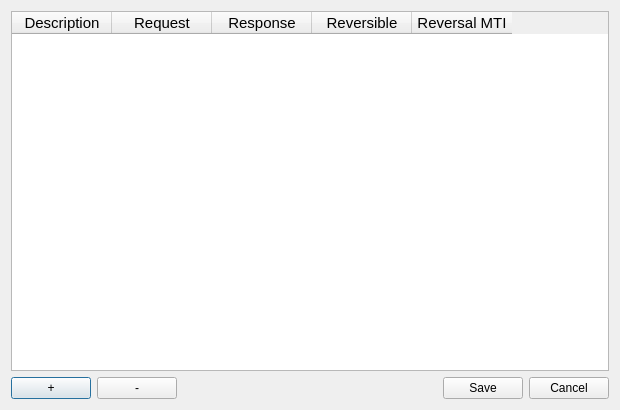
<?xml version="1.0" encoding="UTF-8"?>
<ui version="4.0">
 <class>MtiSpecWindow</class>
 <widget class="QDialog" name="MtiSpecWindow">
  <property name="windowModality">
   <enum>Qt::NonModal</enum>
  </property>
  <property name="geometry">
   <rect>
    <x>0</x>
    <y>0</y>
    <width>620</width>
    <height>410</height>
   </rect>
  </property>
  <property name="sizePolicy">
   <sizepolicy hsizetype="Fixed" vsizetype="Fixed">
    <horstretch>0</horstretch>
    <verstretch>0</verstretch>
   </sizepolicy>
  </property>
  <property name="minimumSize">
   <size>
    <width>620</width>
    <height>410</height>
   </size>
  </property>
  <property name="maximumSize">
   <size>
    <width>620</width>
    <height>410</height>
   </size>
  </property>
  <property name="windowTitle">
   <string>Message Type Indicator</string>
  </property>
  <property name="modal">
   <bool>false</bool>
  </property>
  <layout class="QVBoxLayout" name="verticalLayout">
   <item>
    <layout class="QGridLayout" name="gridLayout">
     <item row="0" column="0">
      <widget class="QTableWidget" name="MtiTable">
       <property name="font">
        <font>
         <family>Arial</family>
         <pointsize>11</pointsize>
        </font>
       </property>
       <property name="focusPolicy">
        <enum>Qt::NoFocus</enum>
       </property>
       <property name="autoFillBackground">
        <bool>false</bool>
       </property>
       <property name="gridStyle">
        <enum>Qt::SolidLine</enum>
       </property>
       <property name="cornerButtonEnabled">
        <bool>true</bool>
       </property>
       <attribute name="horizontalHeaderCascadingSectionResizes">
        <bool>true</bool>
       </attribute>
       <attribute name="horizontalHeaderHighlightSections">
        <bool>false</bool>
       </attribute>
       <attribute name="verticalHeaderVisible">
        <bool>true</bool>
       </attribute>
       <attribute name="verticalHeaderCascadingSectionResizes">
        <bool>true</bool>
       </attribute>
       <attribute name="verticalHeaderHighlightSections">
        <bool>false</bool>
       </attribute>
       <column>
        <property name="text">
         <string>Description</string>
        </property>
       </column>
       <column>
        <property name="text">
         <string>Request</string>
        </property>
       </column>
       <column>
        <property name="text">
         <string>Response</string>
        </property>
       </column>
       <column>
        <property name="text">
         <string>Reversible</string>
        </property>
       </column>
       <column>
        <property name="text">
         <string>Reversal MTI</string>
        </property>
       </column>
      </widget>
     </item>
    </layout>
   </item>
   <item>
    <layout class="QHBoxLayout" name="horizontalLayout">
     <item>
      <widget class="QPushButton" name="ButtonPlus">
       <property name="text">
        <string>+</string>
       </property>
      </widget>
     </item>
     <item>
      <widget class="QPushButton" name="ButtonMinus">
       <property name="text">
        <string>-</string>
       </property>
      </widget>
     </item>
     <item>
      <spacer name="horizontalSpacer">
       <property name="orientation">
        <enum>Qt::Horizontal</enum>
       </property>
       <property name="sizeHint" stdset="0">
        <size>
         <width>40</width>
         <height>20</height>
        </size>
       </property>
      </spacer>
     </item>
     <item>
      <widget class="QPushButton" name="ButtonSave">
       <property name="text">
        <string>Save</string>
       </property>
      </widget>
     </item>
     <item>
      <widget class="QPushButton" name="ButtonCancel">
       <property name="text">
        <string>Cancel</string>
       </property>
      </widget>
     </item>
    </layout>
   </item>
  </layout>
 </widget>
 <resources/>
 <connections/>
</ui>
